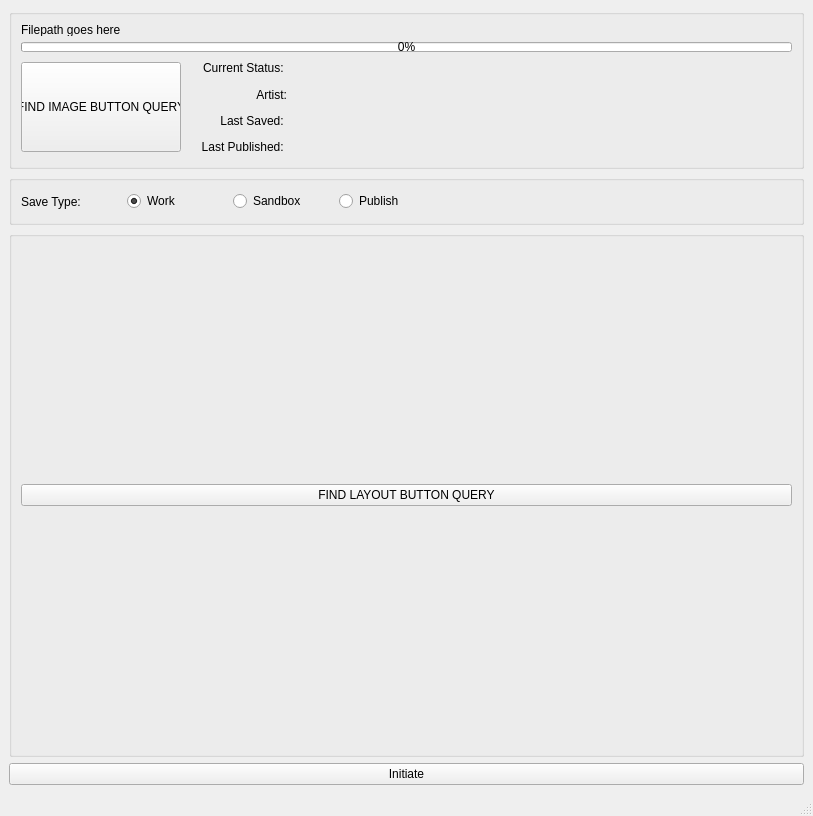
<?xml version="1.0" encoding="UTF-8"?>
<ui version="4.0">
 <class>saver_window</class>
 <widget class="QMainWindow" name="saver_window">
  <property name="geometry">
   <rect>
    <x>0</x>
    <y>0</y>
    <width>813</width>
    <height>816</height>
   </rect>
  </property>
  <property name="windowTitle">
   <string>Saver</string>
  </property>
  <widget class="QWidget" name="centralwidget">
   <layout class="QVBoxLayout" name="verticalLayout_2">
    <item>
     <widget class="QGroupBox" name="groupBox">
      <property name="minimumSize">
       <size>
        <width>0</width>
        <height>160</height>
       </size>
      </property>
      <property name="maximumSize">
       <size>
        <width>16777215</width>
        <height>160</height>
       </size>
      </property>
      <property name="title">
       <string/>
      </property>
      <layout class="QVBoxLayout" name="verticalLayout">
       <item>
        <layout class="QVBoxLayout" name="verticalLayout_3">
         <item>
          <layout class="QHBoxLayout" name="horizontalLayout_3">
           <property name="spacing">
            <number>0</number>
           </property>
           <item>
            <widget class="QLabel" name="saverFilepath_label">
             <property name="maximumSize">
              <size>
               <width>16777215</width>
               <height>12</height>
              </size>
             </property>
             <property name="text">
              <string>Filepath goes here</string>
             </property>
            </widget>
           </item>
          </layout>
         </item>
         <item>
          <widget class="QProgressBar" name="saverProgress_progressBar">
           <property name="maximumSize">
            <size>
             <width>16777215</width>
             <height>10</height>
            </size>
           </property>
           <property name="value">
            <number>0</number>
           </property>
          </widget>
         </item>
         <item>
          <layout class="QHBoxLayout" name="horizontalLayout_2">
           <item>
            <widget class="QPushButton" name="saverFindImageLayout_button">
             <property name="maximumSize">
              <size>
               <width>160</width>
               <height>90</height>
              </size>
             </property>
             <property name="text">
              <string>FIND IMAGE BUTTON QUERY</string>
             </property>
            </widget>
           </item>
           <item>
            <layout class="QVBoxLayout" name="verticalLayout_5">
             <item>
              <layout class="QHBoxLayout" name="horizontalLayout_4">
               <property name="topMargin">
                <number>0</number>
               </property>
               <item>
                <widget class="QLabel" name="label_2">
                 <property name="maximumSize">
                  <size>
                   <width>100</width>
                   <height>16777215</height>
                  </size>
                 </property>
                 <property name="text">
                  <string>Current Status: </string>
                 </property>
                 <property name="alignment">
                  <set>Qt::AlignRight|Qt::AlignTrailing|Qt::AlignVCenter</set>
                 </property>
                </widget>
               </item>
               <item>
                <widget class="QLabel" name="saverCurrentStatus_label">
                 <property name="text">
                  <string/>
                 </property>
                </widget>
               </item>
              </layout>
             </item>
             <item>
              <layout class="QHBoxLayout" name="horizontalLayout_5">
               <property name="topMargin">
                <number>0</number>
               </property>
               <item>
                <widget class="QLabel" name="label_5">
                 <property name="maximumSize">
                  <size>
                   <width>100</width>
                   <height>16777215</height>
                  </size>
                 </property>
                 <property name="text">
                  <string>Artist:</string>
                 </property>
                 <property name="alignment">
                  <set>Qt::AlignRight|Qt::AlignTrailing|Qt::AlignVCenter</set>
                 </property>
                </widget>
               </item>
               <item>
                <widget class="QLabel" name="saverArtist_label">
                 <property name="text">
                  <string/>
                 </property>
                </widget>
               </item>
              </layout>
             </item>
             <item>
              <layout class="QHBoxLayout" name="horizontalLayout_6">
               <property name="topMargin">
                <number>0</number>
               </property>
               <item>
                <widget class="QLabel" name="label_4">
                 <property name="maximumSize">
                  <size>
                   <width>100</width>
                   <height>16777215</height>
                  </size>
                 </property>
                 <property name="text">
                  <string>Last Saved: </string>
                 </property>
                 <property name="alignment">
                  <set>Qt::AlignRight|Qt::AlignTrailing|Qt::AlignVCenter</set>
                 </property>
                </widget>
               </item>
               <item>
                <widget class="QLabel" name="saverLastSaved_label">
                 <property name="text">
                  <string/>
                 </property>
                </widget>
               </item>
              </layout>
             </item>
             <item>
              <layout class="QHBoxLayout" name="horizontalLayout_7">
               <property name="topMargin">
                <number>0</number>
               </property>
               <item>
                <widget class="QLabel" name="label_3">
                 <property name="maximumSize">
                  <size>
                   <width>100</width>
                   <height>16777215</height>
                  </size>
                 </property>
                 <property name="text">
                  <string>Last Published: </string>
                 </property>
                 <property name="alignment">
                  <set>Qt::AlignRight|Qt::AlignTrailing|Qt::AlignVCenter</set>
                 </property>
                </widget>
               </item>
               <item>
                <widget class="QLabel" name="saver_lastPublished">
                 <property name="text">
                  <string/>
                 </property>
                </widget>
               </item>
              </layout>
             </item>
            </layout>
           </item>
          </layout>
         </item>
        </layout>
       </item>
      </layout>
     </widget>
    </item>
    <item>
     <widget class="QGroupBox" name="groupBox_2">
      <property name="maximumSize">
       <size>
        <width>16777215</width>
        <height>50</height>
       </size>
      </property>
      <property name="title">
       <string/>
      </property>
      <layout class="QHBoxLayout" name="horizontalLayout">
       <item>
        <widget class="QLabel" name="label_6">
         <property name="minimumSize">
          <size>
           <width>100</width>
           <height>0</height>
          </size>
         </property>
         <property name="text">
          <string>Save Type:</string>
         </property>
        </widget>
       </item>
       <item>
        <widget class="QRadioButton" name="saverWork_radio">
         <property name="minimumSize">
          <size>
           <width>100</width>
           <height>0</height>
          </size>
         </property>
         <property name="text">
          <string>Work</string>
         </property>
         <property name="checked">
          <bool>true</bool>
         </property>
        </widget>
       </item>
       <item>
        <widget class="QRadioButton" name="saverSandbox_radio">
         <property name="minimumSize">
          <size>
           <width>100</width>
           <height>0</height>
          </size>
         </property>
         <property name="text">
          <string>Sandbox</string>
         </property>
        </widget>
       </item>
       <item>
        <widget class="QRadioButton" name="saverPublish_radio">
         <property name="minimumSize">
          <size>
           <width>100</width>
           <height>0</height>
          </size>
         </property>
         <property name="text">
          <string>Publish</string>
         </property>
        </widget>
       </item>
       <item>
        <spacer name="horizontalSpacer">
         <property name="orientation">
          <enum>Qt::Horizontal</enum>
         </property>
         <property name="sizeHint" stdset="0">
          <size>
           <width>40</width>
           <height>20</height>
          </size>
         </property>
        </spacer>
       </item>
      </layout>
     </widget>
    </item>
    <item>
     <widget class="QGroupBox" name="groupBox_3">
      <property name="title">
       <string/>
      </property>
      <layout class="QVBoxLayout" name="verticalLayout_7">
       <item>
        <layout class="QVBoxLayout" name="saversFill_layout">
         <item>
          <widget class="QPushButton" name="saverFindLayout_button">
           <property name="text">
            <string>FIND LAYOUT BUTTON QUERY</string>
           </property>
          </widget>
         </item>
        </layout>
       </item>
      </layout>
     </widget>
    </item>
    <item>
     <widget class="QPushButton" name="saverInitiate_button">
      <property name="text">
       <string>Initiate</string>
      </property>
     </widget>
    </item>
   </layout>
  </widget>
  <widget class="QMenuBar" name="menubar">
   <property name="geometry">
    <rect>
     <x>0</x>
     <y>0</y>
     <width>813</width>
     <height>18</height>
    </rect>
   </property>
  </widget>
  <widget class="QStatusBar" name="statusbar"/>
 </widget>
 <resources/>
 <connections/>
</ui>
